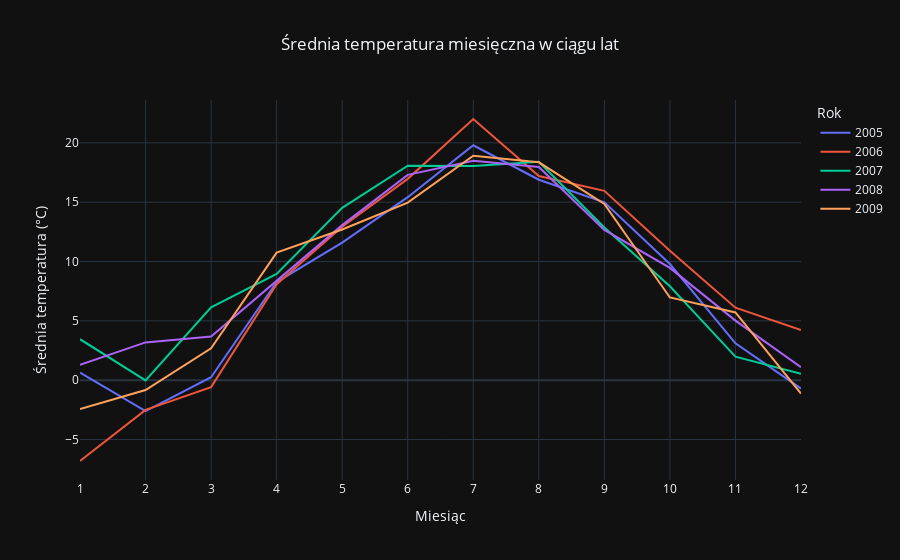

The notebook cell saved with this chart:
### Code cell
df_wczesne_lata_2=df[(df['Year']>=2005) & (df['Year']<2010)]

fig = px.line(df_wczesne_lata_2, x='Month', y='AvgTemp', color='Year',
              title='Średnia temperatura miesięczna w ciągu lat',
              labels={
                  'Month': 'Miesiąc',
                  'AvgTemp': 'Średnia temperatura (°C)',
                  'Year': 'Rok'
              })

# Poprawa czytelności wykresu i wycentrowanie tytułu
fig.update_layout(title_x=0.5,
                  xaxis=dict(tickmode='array', tickvals=list(range(1, 13))),
                  xaxis_title='Miesiąc',
                  yaxis_title='Średnia temperatura (°C)')

# Wyświetlenie wykresu
fig.show()

### Figure 1 — Plotly figure (JSON) as saved in the notebook; plotly's stock layout.template omitted (floating-point values rounded to 4 significant figures)
{"data": [{"hovertemplate": "Rok=2005<br>Miesiąc=%{x}<br>Średnia temperatura (°C)=%{y}<extra></extra>", "legendgroup": "2005", "line": {"color": "#636efa", "dash": "solid"}, "marker": {"symbol": "circle"}, "mode": "lines", "name": "2005", "orientation": "v", "showlegend": true, "x": [1, 2, 3, 4, 5, 6, 7, 8, 9, 10, 11, 12], "xaxis": "x", "y": [0.6356, -2.605, 0.2463, 8.268, 11.59, 15.42, 19.79, 16.89, 14.98, 9.789, 3.102, -0.7069], "yaxis": "y", "type": "scatter"}, {"hovertemplate": "Rok=2006<br>Miesiąc=%{x}<br>Średnia temperatura (°C)=%{y}<extra></extra>", "legendgroup": "2006", "line": {"color": "#EF553B", "dash": "solid"}, "marker": {"symbol": "circle"}, "mode": "lines", "name": "2006", "orientation": "v", "showlegend": true, "x": [1, 2, 3, 4, 5, 6, 7, 8, 9, 10, 11, 12], "xaxis": "x", "y": [-6.81, -2.501, -0.583, 8.088, 12.93, 16.96, 22.01, 17.2, 15.95, 10.9, 6.104, 4.229], "yaxis": "y", "type": "scatter"}, {"hovertemplate": "Rok=2007<br>Miesiąc=%{x}<br>Średnia temperatura (°C)=%{y}<extra></extra>", "legendgroup": "2007", "line": {"color": "#00cc96", "dash": "solid"}, "marker": {"symbol": "circle"}, "mode": "lines", "name": "2007", "orientation": "v", "showlegend": true, "x": [1, 2, 3, 4, 5, 6, 7, 8, 9, 10, 11, 12], "xaxis": "x", "y": [3.451, -0.02522, 6.146, 8.96, 14.52, 18.07, 18.05, 18.4, 12.87, 7.912, 1.985, 0.5398], "yaxis": "y", "type": "scatter"}, {"hovertemplate": "Rok=2008<br>Miesiąc=%{x}<br>Średnia temperatura (°C)=%{y}<extra></extra>", "legendgroup": "2008", "line": {"color": "#ab63fa", "dash": "solid"}, "marker": {"symbol": "circle"}, "mode": "lines", "name": "2008", "orientation": "v", "showlegend": true, "x": [1, 2, 3, 4, 5, 6, 7, 8, 9, 10, 11, 12], "xaxis": "x", "y": [1.289, 3.183, 3.681, 8.355, 13.06, 17.3, 18.48, 17.96, 12.66, 9.464, 5.015, 1.098], "yaxis": "y", "type": "scatter"}, {"hovertemplate": "Rok=2009<br>Miesiąc=%{x}<br>Średnia temperatura (°C)=%{y}<extra></extra>", "legendgroup": "2009", "line": {"color": "#FFA15A", "dash": "solid"}, "marker": {"symbol": "circle"}, "mode": "lines", "name": "2009", "orientation": "v", "showlegend": true, "x": [1, 2, 3, 4, 5, 6, 7, 8, 9, 10, 11, 12], "xaxis": "x", "y": [-2.427, -0.8324, 2.688, 10.74, 12.7, 14.96, 18.9, 18.36, 14.85, 6.97, 5.709, -1.125], "yaxis": "y", "type": "scatter"}], "layout": {"xaxis": {"anchor": "y", "domain": [0.0, 1.0], "title": {"text": "Miesiąc"}, "tickmode": "array", "tickvals": [1, 2, 3, 4, 5, 6, 7, 8, 9, 10, 11, 12]}, "yaxis": {"anchor": "x", "domain": [0.0, 1.0], "title": {"text": "Średnia temperatura (°C)"}}, "legend": {"title": {"text": "Rok"}, "tracegroupgap": 0}, "title": {"text": "Średnia temperatura miesięczna w ciągu lat", "x": 0.5}}}
